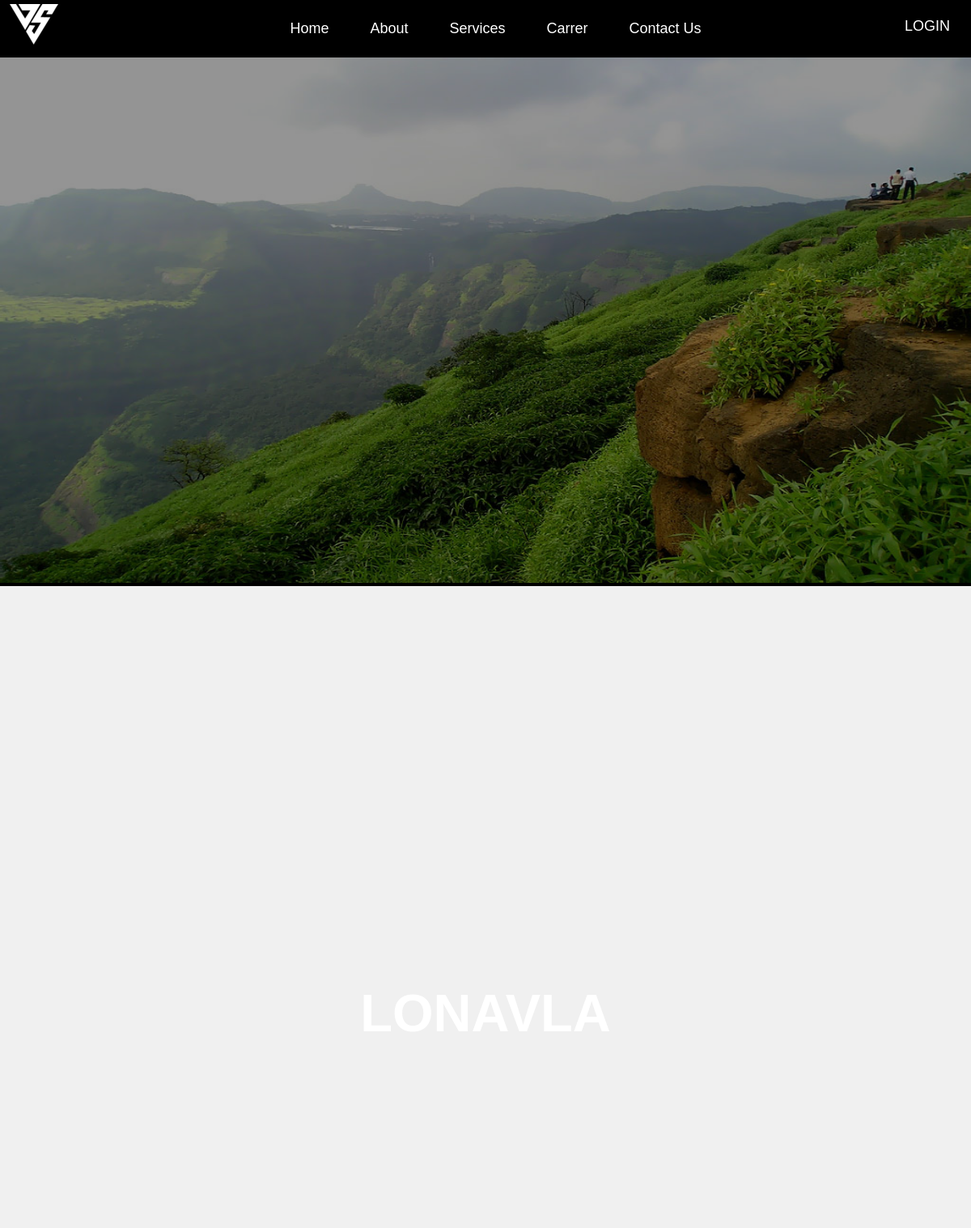
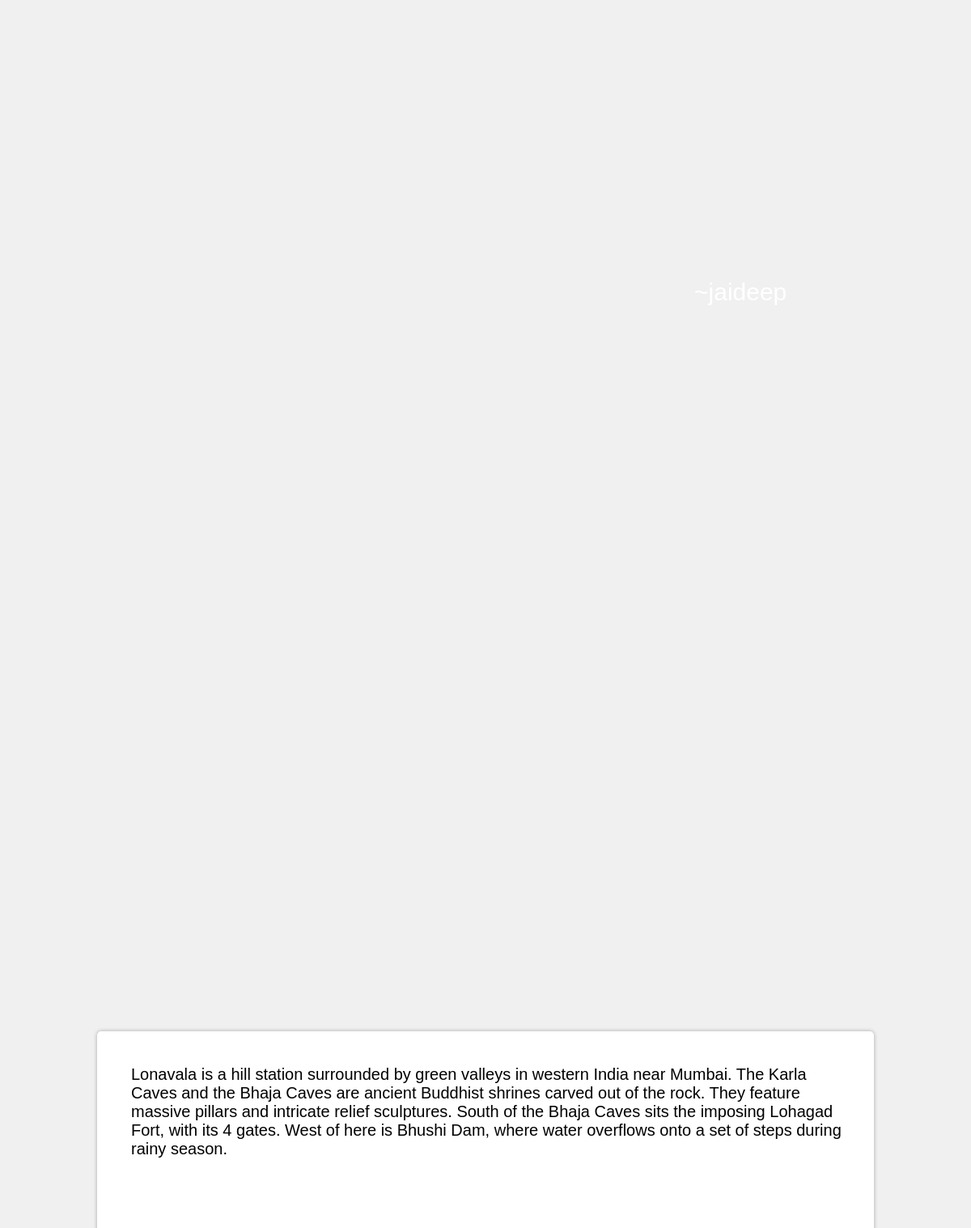
The page /seperate1.php?pid=22 on the database its author committed (2 pictures, top to bottom).
### tables this page shows
CREATE TABLE `post` (
  `pid` int(11) NOT NULL,
  `author` varchar(255) NOT NULL,
  `title` varchar(255) NOT NULL,
  `description` varchar(1000) NOT NULL,
  `short` varchar(1200) NOT NULL,
  `id` int(11) NOT NULL,
  `images` varchar(255) NOT NULL,
  `category` varchar(255) NOT NULL
);

### seperate1.php (the view, shortened to what this page needs)
<?php
include('config.php');
$pid = $_GET['pid'];
$query = mysqli_query($conn, "SELECT * from post where pid=$pid ");
while ($res = mysqli_fetch_array($query)) {
    $author = $res['author'];
    $title = $res['title'];
    $description = $res['description'];
    $image = $res['images'];
}
?>
<!DOCTYPE html>
<html>
<head>
    <link rel="stylesheet" href="css/seperate.css">
    <link rel="stylesheet" href="scss/nav.css">
    <link rel="stylesheet" href="css/footer.css">
</head>
<?php include('nav.php'); ?>
<div class="right">
    <?php
    if (isset($_SESSION['username'])) { ?>
        <li><a href="#" id="name"><?php echo $_SESSION['username'] ?>&nbsp;<i class="tiny material-icons">arrow_drop_down_circle</i></a>
            <ul>
                <li><a href="login.php">Dashboard</a></li>
                <li><?php echo "<a href=\"mypost.php?id=$res[id]\">" ?>My Post</a></li>
                <li><?php echo "<a href=\"account.php?id=$res[id]\">" ?>DETAILS</a></li>
                <li><a href="logout.php"><i class="tiny material-icons">power_settings_new</i>&nbsp;LOGOUT</a></li>
            </ul>
        </li>
    <?php
    } else { ?><li><a href="login.php" id="name">LOGIN</a></li><?php } ?>
</div>
</ul>
</div>
</div>
<body>
    <div class="image">
        <img src="images/<?php echo $image ?>">
        <h1><?php echo $title ?></h1>
        <p> ~<?php echo $author ?></p>
    </div>
    <div class="con">
        <div class="container">
            <form action="" method="post" class="login-email">
                <div class="input-group">
                    <textarea readonly cols="1000" resize:none, overflow:hidden><?php echo $description ?></textarea>
                </div>
        </div>
</body>
</html>

### css/seperate.css (style rules this page uses)
* { margin: 0; padding: 0; box-sizing: border-box; font-family: 'Poppins', sans-serif; }
*, *::before, *::after { box-sizing: border-box; }
:root { --primary:#000; }
body { width: 100%; height:100%; background-color: #f0f0f0; background-position: center; background-size: cover; }
.image { background-color: #000; }
.image img { width: 100%; height: 90vh; background-size: cover; opacity: 58%; }
.image h1 { color: #fff; font-size: 65px; position: absolute; top: 40%; width: 100%; text-align: center; transition: all 0.3s ease-in; text-transform:uppercase; }
.image p { color: #fff; font-size: 30px; padding: 10px 18px; border-radius: 15px; position: absolute; top:61%; left:70%; transition: all 0.3s ease-in; }
.right { padding: 7px 13px; position: absolute; right:10%; bottom: 15px; border-radius: 10px; }
.navbar ul li { transition: 0.3s; }
.menu-list li { list-style: none; }
.menu-list li a { color: #fff; padding: 7px 13px; font-size: 18px; font-weight: 500; margin-left: 25px; text-decoration: none; border-radius: 10px; transition: all 0.3s ease; }
.con { display: flex; justify-content: center; }
.container { width: 80%; min-height: 500px; background: #FFF; border-radius: 5px; box-shadow: 0 0 5px rgba(0,0,0,.3); padding: 40px 30px; display:inline-block; position: absolute; text-align: center; top:92%; }
.container .login-email .input-group { width: 100%; height: 100%; margin-bottom: 10px; }
.container .login-email .input-group textarea { border: 2px solid #fff; font-size: 20px; width:100%; margin-left: 10px; min-height: 600px; outline: none; }

### scss/nav.css (style rules this page uses)
.navbar ul li { -webkit-transition: 0.3s; transition: 0.3s; }
.navbar .menu-list li { list-style: none; }
.navbar .menu-list li a { color: #fff; padding: 7px 13px; font-size: 18px; font-weight: 500; margin-left: 25px; text-decoration: none; border-radius: 10px; -webkit-transition: all 0.3s ease; transition: all 0.3s ease; }
.navbar .right { padding: 7px 13px; color: #000; position: absolute; right: 0%; top: 15px; border-radius: 10px; font-size: 18px; -webkit-transition: 0.4s; transition: 0.4s; }
.navbar .right #name { color: #fff; border-radius: 10px; padding: 7px 13px; }

### css/footer.css (style rules this page uses)
* { margin: 0; padding: 0; }

### rows shown on the page
post: images (picture), description "Lonavala is a hill station surrounded by green valleys in western India near Mumbai. The Karla Caves and the Bhaja Caves are ancient Buddhist shrines carved out of the rock. They feature massive pillars and intricate relief sculptures. South of the Bhaja Caves sits the imposing Lohagad Fort, with its 4 gates. West of here is Bhushi Dam, where water overflows onto a set of steps during rainy season."
